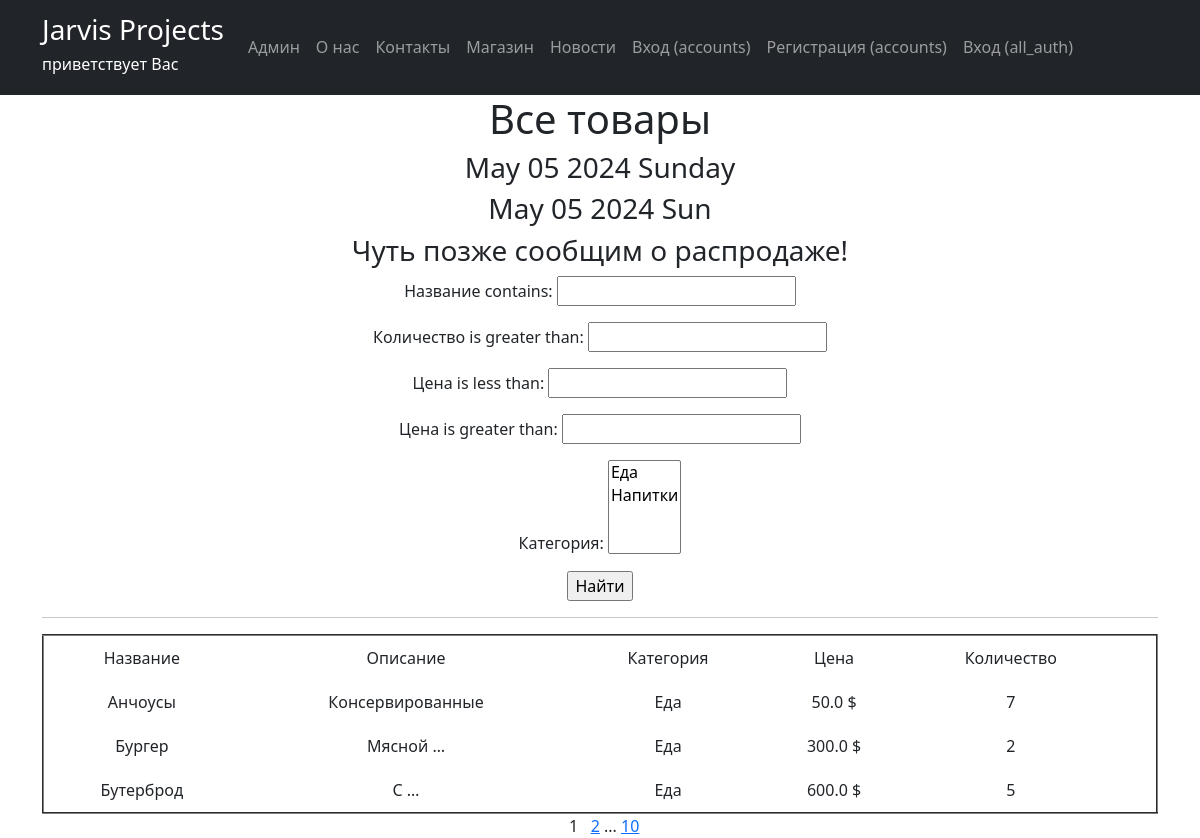
Page /store/products/ on the committed database.
### store/models.py (models this page shows, shortened)
class Product(models.Model):
    category = models.ForeignKey(to='Category', blank=True, null=True, on_delete=models.SET_NULL, related_name='products', verbose_name='Категория')
    name = models.CharField(max_length=50, unique=True, verbose_name='Название') # названия товаров не должны повторяться
    description = models.TextField(verbose_name='Описание')
    quantity = models.IntegerField(validators=[MinValueValidator(0)], verbose_name='Количество')
    price = models.FloatField(validators=[MinValueValidator(0.0)], verbose_name='Цена')
    class Meta:
        verbose_name = 'Товар'
        verbose_name_plural = 'Товар'
        ordering = ['-price']

class Category(models.Model):
    name = models.CharField(max_length=100, null=True, unique=True, verbose_name='Название')
    def __str__(self):
        return self.name
    class Meta:
        verbose_name = 'Категория'
        verbose_name_plural = 'Категории'
        ordering = ['name']

### store/views.py (the view)
# urls.py: path('products/', ProductsList.as_view(), name = 'products'),
class ProductsList(ListView):
    model = Product
    ordering = 'name'
    template_name = 'store/products.html'
    context_object_name = 'products'
    paginate_by = 3  # вот так мы можем указать количество записей на странице
    def get_queryset(self):
        queryset = super().get_queryset()
        self.filterset = ProductFilter(self.request.GET, queryset)
        return self.filterset.qs
    def get_context_data(self, **kwargs):
        context = super().get_context_data(**kwargs)
        context['time_now'] = datetime.utcnow()
        context['next_sale'] = None # или вставляем текст 'Распродажа в воскресенье!'
        context['filterset'] = self.filterset
        return context

### store/templatetags/custom_filters_store.py (called while the page is built)
@register.filter()
def currency(value, code='rub'):
    postfix = CURRENCIES_SYMBOLS[code]
    return f'{value} {postfix}'

### store/templatetags/custom_tags_store.py (called while the page is built)
@register.simple_tag()
def current_time(format_string='%b %d %Y'):
   return datetime.utcnow().strftime(format_string)

@register.simple_tag(takes_context=True)
def url_replace(context, **kwargs):
   d = context['request'].GET.copy()
   for k, v in kwargs.items():
       d[k] = v
   return d.urlencode()

### store/templates/store/products.html (shortened to what this page needs)
{% extends 'flatpages/default.html' %}
{% load custom_filters_store %}
{% load custom_tags_store %}
{% block content %}
    <h1>Все товары</h1>
    <h3>{{ time_now|date:'M d Y l' }}</h3>
    <h3>{% current_time '%b %d %Y %a' %}</h3>
    <h3> {{ next_sale|default_if_none:"Чуть позже сообщим о распродаже!" }} </h3>
   <form action="" method="get">
       {{ filterset.form.as_p }}
       <input type="submit" value="Найти" />
   </form>
    <hr>
    {% if products %}
        <table cellspacing="0" cellpadding="10" rules="cols" border="2" width="100%">
            <tr>
                <td>Название</td>
                <td>Описание</td>
                <td>Категория</td>
                <td>Цена</td>
                <td>Количество</td>
            </tr>
            {% for x in products %}
            <tr>
                <td>{{ x.name }}</td>
                <td>{{ x.description|truncatewords:1 }}</td>
                <td>{{ x.category.name|truncatechars:5 }}</td>
                <td>{{ x.price|currency:"usd" }}</td>
                <td>{{ x.quantity }}</td>
                <td>
                </td>
            </tr>
            {% endfor %}
        </table>
    {% else %}
        <h2>Товаров нет!</h2>
    {% endif %}
    &nbsp&nbsp{{ page_obj.number }}&nbsp&nbsp
    {% if page_obj.has_next %}
        <a href="?{% url_replace page=page_obj.next_page_number %}">{{ page_obj.next_page_number }}</a>
        {% if paginator.num_pages != page_obj.next_page_number %}
            ...
            <a href="?{% url_replace page=page_obj.paginator.num_pages %}">{{ page_obj.paginator.num_pages }}</a>
        {% endif %}
    {% endif %}
{% endblock content %}

### templates/flatpages/default.html (shortened to what this page needs)
<!DOCTYPE html>
<html lang="en">
    <head>
        {% load static %}
        <link href="{% static 'css/styles.css' %}" rel="stylesheet" />
    </head>
    <body>
        {% load cache %}
            {% cache 180 navigation %}
                <nav class="navbar navbar-expand-lg navbar-dark bg-dark static-top">
                    <div class="container">
                        <a class="navbar-brand" href="#"><h3>Jarvis Projects</h3>
                            <h6>приветствует Вас</h6>
                            <h6>{{ user.username }}</h6></a>
                        <div class="collapse navbar-collapse" id="navbarResponsive">
                            <ul class="navbar-nav ml-auto">
                                <li class="nav-item active">
                                    <a class="nav-link" href="/admin">Админ
                                    </a>
                                </li>
                                <li class="nav-item">
                                    <a class="nav-link" href="/">О нас</a>
                                </li>
                                <li class="nav-item">
                                    <a class="nav-link" href="/contacts/">Контакты</a>
                                </li>
                                <li class="nav-item">
                                    <a class="nav-link" href="/store/products/">Магазин</a>
                                </li>
                                <li class="nav-item">
                                    <a class="nav-link" href="/newsportal/posts/">Новости</a>
                                </li>
                                {% if user.is_authenticated %}
                                <li class="nav-item">
                                    <form method="post" action="{% url 'logout' %}">
                                        {% csrf_token %}
                                        <button type="submit" class="nav-link" style="background-color: transparent; border: none; cursor: pointer;">Выход</button>
                                    </form>
                                </li>
                                {% else %}
                                    <li class="nav-item">
                                        <a class="nav-link" href="{% url 'login' %}">Вход (accounts)</a>
                                    </li>
                                    <li class="nav-item">
                                        <a class="nav-link" href="{% url 'signup' %}">Регистрация (accounts)</a>
                                    </li>
                                    <li class="nav-item">
                                        <a class="nav-link" href="{% url 'account_login' %}">Вход (all_auth)</a>
                                    </li>
                                {% endif %}
                            </ul>
                        </div>
                    </div>
                </nav>
            {% endcache %}
        <div class="container">
            <div class="row">
                <div class="col-lg-12 text-center">
                    {% block content %}{% endblock content %}
                </div>
            </div>
         </div>
    </body>
</html>

### rows in the picture
Product: name "Анчоусы", description "Консервированные", category.name "Еда", price "50.0 $", quantity "7"
Product: name "Бургер", description "Мясной …", category.name "Еда", price "300.0 $", quantity "2"
Product: name "Бутерброд", description "С …", category.name "Еда", price "600.0 $", quantity "5"

### other values in the picture
{{ time_now|date:'M d Y l' }} "May 05 2024 Sunday"
{{ next_sale|default_if_none:"Чуть позже сообщим о распродаже!" }} "Чуть позже сообщим о распродаже!"
{{ page_obj.number }} "1"
{{ page_obj.next_page_number }} "2"
{{ page_obj.paginator.num_pages }} "10"
